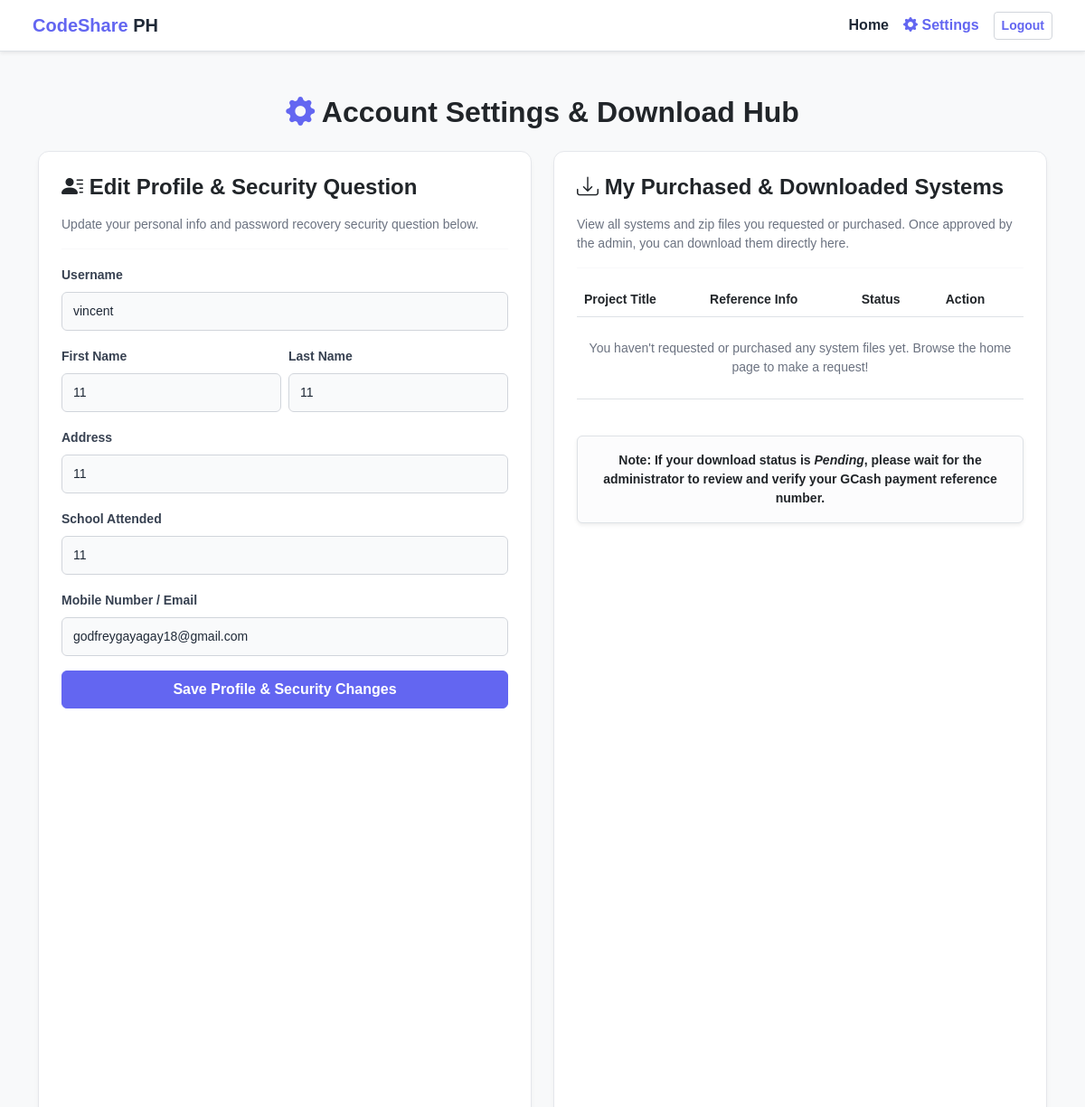
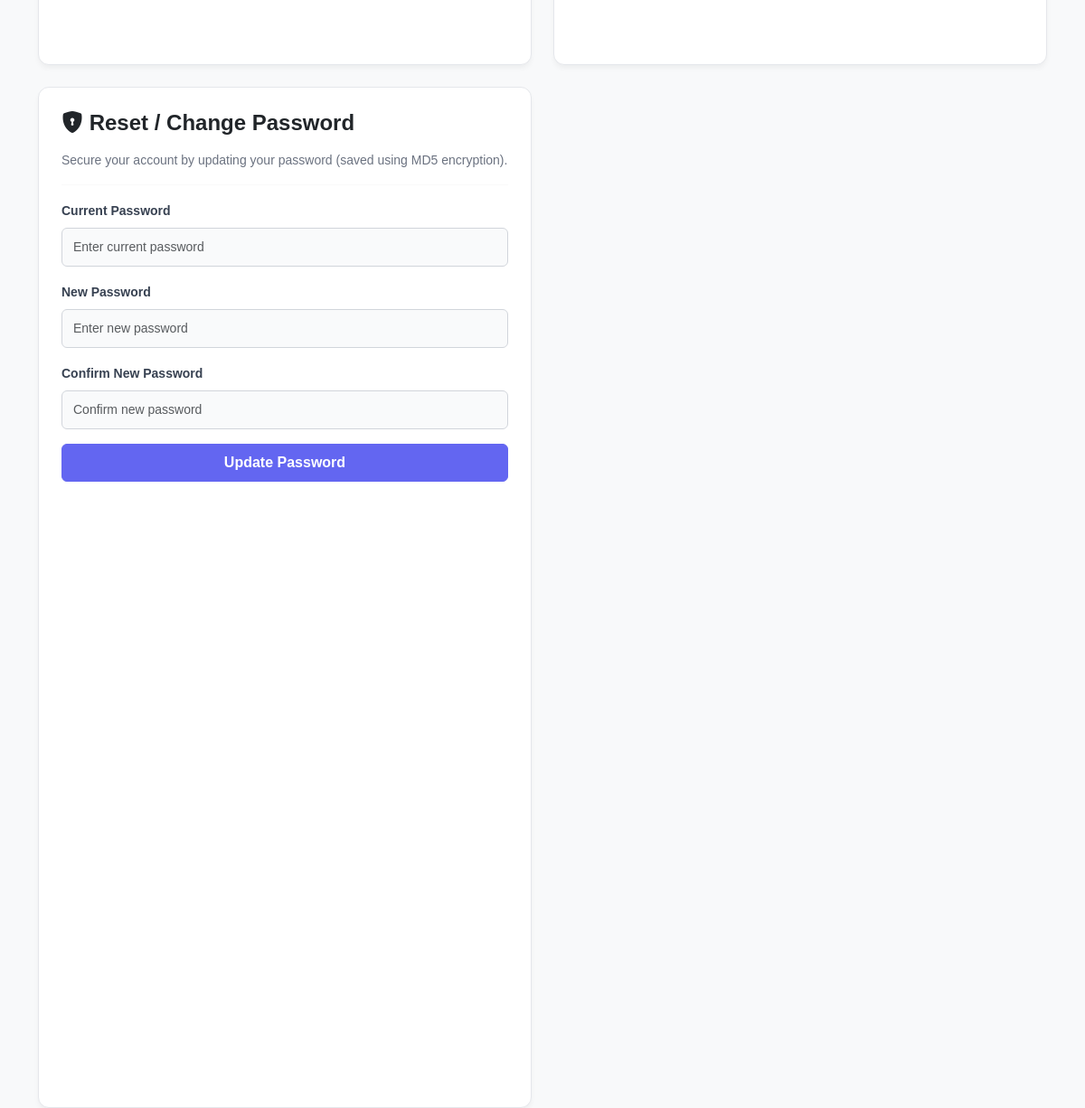
Screenshot of /settings.php (signed in) with the database file from the repository (2 pictures, top to bottom).
### tables this page shows
CREATE TABLE `users` (
  `id` int(11) NOT NULL,
  `username` varchar(50) NOT NULL,
  `password` varchar(255) DEFAULT NULL,
  `firstname` varchar(255) NOT NULL,
  `lastname` varchar(255) NOT NULL,
  `address` varchar(255) NOT NULL,
  `school_attended` varchar(255) NOT NULL,
  `mobile_email` varchar(255) NOT NULL,
  `contact` varchar(255) NOT NULL,
  `status` varchar(20) DEFAULT 'pending',
  `created_at` timestamp NOT NULL DEFAULT current_timestamp(),
  `security_question` varchar(255) DEFAULT NULL,
  `security_answer` varchar(255) DEFAULT NULL,
  `reset_otp` varchar(6) DEFAULT NULL,
  `otp_expiry` datetime DEFAULT NULL
);

### settings.php (the view, shortened to what this page needs)
<?php
include('db.php');
$username = $_SESSION['user'] ?? $_SESSION['admin'];
$result = mysqli_query($conn, "SELECT * FROM users WHERE username='$username'");
$user = mysqli_fetch_assoc($result);
?>
<!DOCTYPE html>
<html lang="en">
<head>
    <link href="https://cdn.jsdelivr.net/npm/bootstrap@5.3.0/dist/css/bootstrap.min.css" rel="stylesheet">
    <link rel="stylesheet" href="https://cdn.jsdelivr.net/npm/bootstrap-icons@1.11.0/font/bootstrap-icons.css">
</head>
<body>
    <nav class="navbar navbar-expand-lg navbar-light px-4 shadow-sm">
        <div class="container-fluid">
            <a class="navbar-brand fw-bold" href="index.php"><span style="color: #6366f1;">CodeShare</span> PH</a>
            <div class="ms-auto d-flex align-items-center gap-3">
                <a href="index.php" class="nav-link fw-bold">Home</a>
                <a href="settings.php" class="nav-link fw-bold active" style="color: #6366f1 !important;"><i class="bi bi-gear-fill"></i> Settings</a>
                <a href="logout.php" class="btn btn-outline-custom btn-sm fw-bold">Logout</a>
            </div>
        </div>
    </nav>
    <div class="container py-5">
        <h2 class="fw-bold mb-4 text-dark text-center"><i class="bi bi-gear-fill" style="color: #6366f1;"></i> Account Settings & Download Hub</h2>
        <div class="row g-4">
            <div class="col-lg-6">
                <div class="settings-card mb-4">
                    <h4 class="fw-bold mb-3 text-dark"><i class="bi bi-person-lines-fill"></i> Edit Profile & Security Question</h4>
                    <p class="small">Update your personal info and password recovery security question below.</p>
                    <hr style="border-color: #e5e7eb;">
                    <form action="settings.php" method="POST">
                        <div class="mb-3">
                            <label class="form-label small">Username</label>
                            <input type="text" name="username" class="form-control rounded-2" value="<?php echo htmlspecialchars($user['username']); ?>" required>
                        </div>
                        <div class="row g-2 mb-3">
                            <div class="col-6">
                                <label class="form-label small">First Name</label>
                                <input type="text" name="firstname" class="form-control rounded-2" value="<?php echo htmlspecialchars($user['firstname'] ?? ''); ?>" required>
                            </div>
                            <div class="col-6">
                                <label class="form-label small">Last Name</label>
                                <input type="text" name="lastname" class="form-control rounded-2" value="<?php echo htmlspecialchars($user['lastname'] ?? ''); ?>" required>
                            </div>
                        </div>
                        <div class="mb-3">
                            <label class="form-label small">Address</label>
                            <input type="text" name="address" class="form-control rounded-2" value="<?php echo htmlspecialchars($user['address'] ?? ''); ?>" required>
                        </div>
                        <div class="mb-3">
                            <label class="form-label small">School Attended</label>
                            <input type="text" name="school_attended" class="form-control rounded-2" value="<?php echo htmlspecialchars($user['school_attended'] ?? ''); ?>" required>
                        </div>
                        <div class="mb-3">
                            <label class="form-label small">Mobile Number / Email</label>
                            <input type="text" name="mobile_email" class="form-control rounded-2" value="<?php echo htmlspecialchars($user['mobile_email'] ?? ''); ?>" required>
                        </div>
                        <button type="submit" name="update_profile" class="btn btn-primary-custom w-100 fw-bold py-2 rounded-2">Save Profile & Security Changes</button>
                    </form>
                </div>
                <div class="settings-card">
                    <h4 class="fw-bold mb-3 text-dark"><i class="bi bi-shield-lock-fill"></i> Reset / Change Password</h4>
                    <p class="small">Secure your account by updating your password (saved using MD5 encryption).</p>
                    <hr style="border-color: #e5e7eb;">
                    <form action="settings.php" method="POST">
                        <div class="mb-3">
                            <label class="form-label small">Current Password</label>
                            <input type="password" name="current_password" class="form-control rounded-2" placeholder="Enter current password" required>
                        </div>
                        <div class="mb-3">
                            <label class="form-label small">New Password</label>
                            <input type="password" name="new_password" class="form-control rounded-2" placeholder="Enter new password" required>
                        </div>
                        <div class="mb-3">
                            <label class="form-label small">Confirm New Password</label>
                            <input type="password" name="confirm_password" class="form-control rounded-2" placeholder="Confirm new password" required>
                        </div>
                        <button type="submit" name="change_password" class="btn btn-primary-custom w-100 fw-bold py-2 rounded-2">Update Password</button>
                    </form>
                </div>
            </div>
            <div class="col-lg-6">
                <div class="settings-card">
                    <h4 class="fw-bold mb-3 text-dark"><i class="bi bi-download"></i> My Purchased & Downloaded Systems</h4>
                    <p class="small">View all systems and zip files you requested or purchased. Once approved by the admin, you can download them directly here.</p>
                    <hr style="border-color: #e5e7eb;">
                    <div class="table-responsive">
                        <table class="table table-hover align-middle small">
                            <thead>
                                <tr style="color: #6366f1;">
                                    <th>Project Title</th>
                                    <th>Reference Info</th>
                                    <th>Status</th>
                                    <th>Action</th>
                                </tr>
                            </thead>
                            <tbody>
                                <?php
                                $current_username = $user['username'];
                                $req_query = mysqli_query($conn, "SELECT dr.*, sc.title as code_title, sc.zip_file FROM download_requests dr LEFT JOIN source_codes sc ON dr.code_id = sc.id WHERE dr.user_username = '$current_username' ORDER BY dr.id DESC");
                                if ($req_query && mysqli_num_rows($req_query) > 0) {
                                    while ($row = mysqli_fetch_assoc($req_query)) {
                                        $proj_name = htmlspecialchars($row['code_title'] ?? 'Source Code File');
                                        $ref_no = htmlspecialchars($row['gcash_ref'] ?? 'N/A');
                                        $status = $row['status'];
                                        $zip_filename = $row['zip_file'] ?? '';
                                        echo "<tr>";
                                        echo "<td><i class='bi bi-file-earmark-zip-fill text-warning fs-6'></i> <strong class='text-dark'>{$proj_name}</strong></td>";
                                        echo "<td><span class='text-muted' style='font-size: 11px;'>Ref: {$ref_no}</span></td>";
                                        if ($status == 'Approved') {
                                            echo "<td><span class='badge bg-success'>Approved</span></td>";
                                            if (!empty($zip_filename) && file_exists("uploads/" . $zip_filename)) {
                                                echo "<td><a href='uploads/{$zip_filename}' class='btn btn-sm btn-success fw-bold rounded-2' download><i class='bi bi-download'></i> Download</a></td>";
                                            } else {
                                                echo "<td><span class='text-danger small'>File Missing</span></td>";
                                            }
                                        } else {
                                            echo "<td><span class='badge bg-warning text-dark'>Pending</span></td>";
                                            echo "<td><span class='text-muted small'>Waiting Admin</span></td>";
                                        }
                                        echo "</tr>";
                                    }
                                } else {
                                    echo "<tr><td colspan='4' class='text-center text-muted py-4'>You haven't requested or purchased any system files yet. Browse the home page to make a request!</td></tr>";
                                }
                                ?>
                            </tbody>
                        </table>
                    </div>
                    <div class="alert alert-light border mt-4 small text-center text-dark fw-semibold shadow-sm">
                        <strong>Note:</strong> If your download status is <em>Pending</em>, please wait for the administrator to review and verify your GCash payment reference number.
                    </div>
                </div>
            </div>
        </div>
    </div>
</body>
</html>

### settings.php (style rules this page uses)
body { background-color: #f8f9fa; color: #333333; font-family: Arial, sans-serif; }
.navbar { background-color: #ffffff !important; border-bottom: 1px solid #dee2e6; }
.navbar-brand, .nav-link { color: #1f2937 !important; }
.settings-card { background-color: #ffffff; border: 1px solid #e5e7eb; border-radius: 12px; padding: 25px; box-shadow: 0 4px 6px -1px rgba(0, 0, 0, 0.05); height: 100%; color: #333333; }
label, .form-label { color: #374151 !important; font-weight: 600; }
p, .text-muted { color: #6b7280 !important; }
.form-control, .form-select { background-color: #f9fafb !important; border: 1px solid #d1d5db !important; color: #1f2937 !important; padding: 10px 12px; font-size: 14px; }
.btn-primary-custom { background-color: #6366f1; color: #ffffff; border: 1px solid #6366f1; font-weight: bold; transition: all 0.2s ease; }
.btn-outline-custom { background-color: transparent; color: #6366f1; border: 1px solid #d1d5db; font-weight: bold; transition: all 0.2s ease; }

### rows the page displays
users: username "vincent", firstname "11", lastname "11", address "11", school_attended "11", mobile_email "godfreygayagay18@gmail.com"
